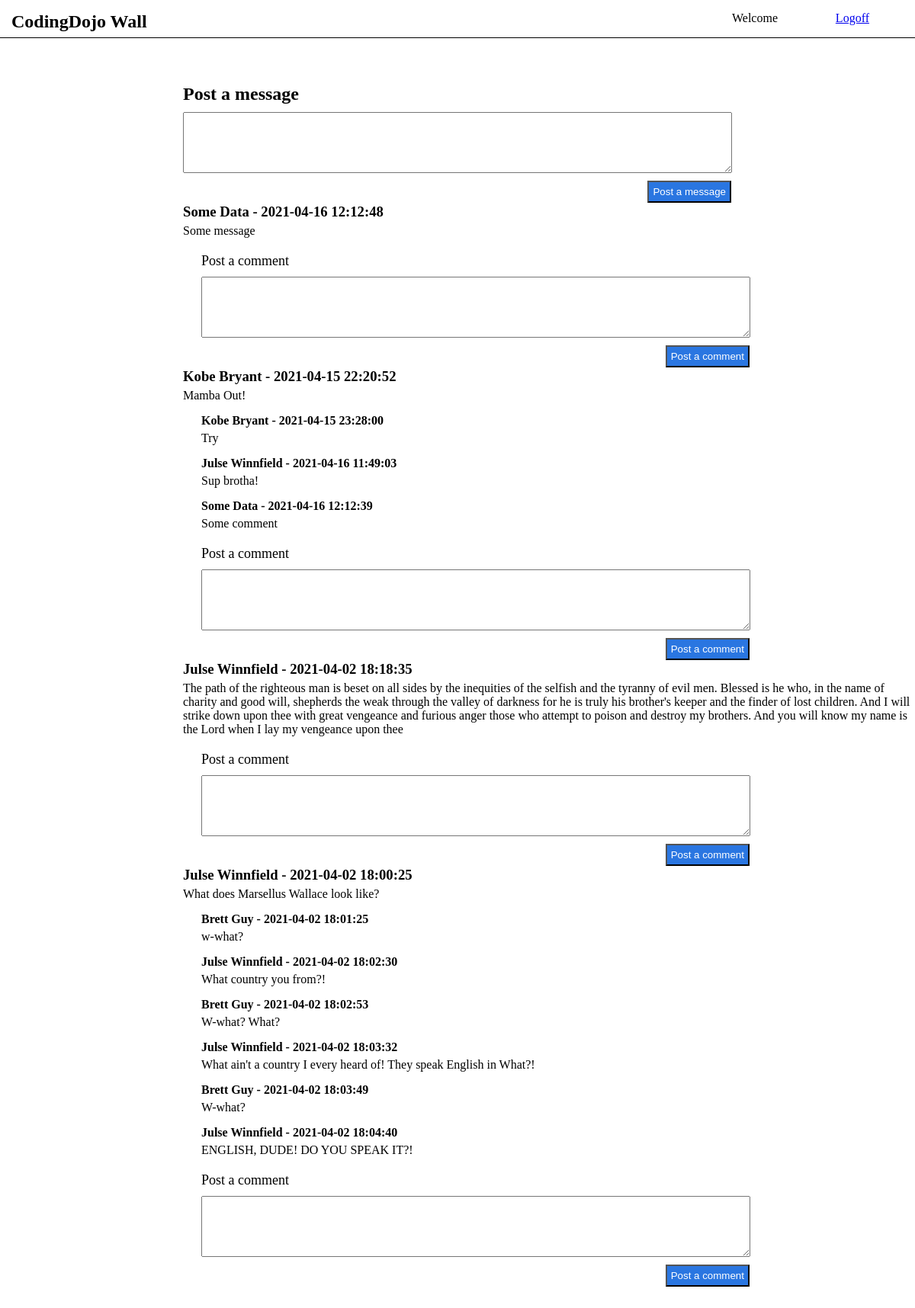
Screenshot of /index.php/wall with the database file from the repository.
### tables this page shows
CREATE TABLE `messages` (
  `id` int NOT NULL AUTO_INCREMENT,
  `user_id` int NOT NULL,
  `message` text,
  `created_at` datetime DEFAULT NULL,
  `updated_at` datetime DEFAULT NULL,
  PRIMARY KEY (`id`),
  KEY `fk_messages_users_idx` (`user_id`),
  CONSTRAINT `fk_messages_users` FOREIGN KEY (`user_id`) REFERENCES `users` (`id`)
);

CREATE TABLE `comments` (
  `id` int NOT NULL AUTO_INCREMENT,
  `message_id` int NOT NULL,
  `user_id` int NOT NULL,
  `comment` text,
  `created_at` datetime DEFAULT NULL,
  `updated_at` datetime DEFAULT NULL,
  PRIMARY KEY (`id`),
  KEY `fk_comments_messages1_idx` (`message_id`),
  KEY `fk_comments_users1_idx` (`user_id`),
  CONSTRAINT `fk_comments_messages1` FOREIGN KEY (`message_id`) REFERENCES `messages` (`id`),
  CONSTRAINT `fk_comments_users1` FOREIGN KEY (`user_id`) REFERENCES `users` (`id`)
);

### application/controllers/Wall.php (called while the page is built, shortened)
<?php
    class Wall extends CI_Controller {
        public function index(){
            $user_messages = $this->Message->get_messages();
            $inbox = array();
            foreach($user_messages as $user_message){
                $comments = $this->Comment->get_comments_from_message_id($user_message['message_id']);
                $user_message["comments"] = $comments;
                $inbox[] = $user_message;
            }
            $param = array("first_name"=>$this->session->userdata('first_name'), "inbox"=>$inbox);
            $this->load->view('wall/show',$param);
        }
    }
?>

### index.php (called while the page is built, shortened)
<?php
require_once BASEPATH.'core/CodeIgniter.php';

### application/models/Message.php (called while the page is built, shortened)
<?php
    class Message extends CI_Model {
        public function get_messages() {
            $query = 'SELECT messages.id AS message_id, message AS message_content,
            messages.created_at AS message_date, CONCAT(first_name," ",last_name) AS message_sender_name
            FROM messages LEFT JOIN users u1 on messages.user_id=u1.id
            ORDER BY messages.created_at DESC';
            return $this->db->query($query)->result_array();
        }
    }
?>

### application/models/Comment.php (called while the page is built, shortened)
<?php
class Comment extends CI_Model {
    public function get_comments_from_message_id($message_id)
    {
        $safe_message_id = $this->security->xss_clean($message_id);
        $query = "SELECT comments.message_id,
            CONCAT(first_name,' ',last_name) AS comment_sender_name,
            comment AS comment_content, comments.created_at AS comment_date
            FROM comments LEFT JOIN users u1 on comments.user_id=u1.id
            WHERE comments.message_id=? ORDER BY 4";
        return $this->db->query($query, $safe_message_id)->result_array();
    }
}

### application/views/wall/show.php (the view, shortened to what this page needs)
<!DOCTYPE html>
<html lang="en">
    <head>
        <link rel="stylesheet" href="<?=base_url();?>assets/css/wall_style.css"/>
    </head>
    <body>
        <nav>
            <h1>CodingDojo Wall</h1>
            <p>Welcome <?=$first_name?></p>
            <a href="<?=base_url();?>logoff">Logoff</a>
        </nav>
        <h2>Post a message</h2>
        <form action="<?=base_url();?>wall/add_message" method="post">
            <textarea name="message_input"></textarea>
            <input type="submit" value="Post a message"/>
        </form>
<?php
        foreach($inbox as $message) {
?>
            <h3><?=$message["message_sender_name"]?> - <?=$message["message_date"]?></h3>
            <p><?=$message["message_content"]?></p>
<?php       foreach($message['comments'] as $comment) {
?>              <h4><?=$comment['comment_sender_name']?> - <?=$comment['comment_date']?></h4>
                <p><?=$comment['comment_content']?></p>
<?php       }
?>          <form action="<?=base_url();?>wall/add_comment" method="post" class="comment_form">
                <label for="comment_input">Post a comment</label>
                <textarea name="comment_input"></textarea>
                <input type="submit" value="Post a comment"/>
            </form>
<?php   }
?>
    </body>
</html>

### assets/css/wall_style.css (style rules this page uses)
*, *:before, *:after { margin: 0px; padding: 0px; box-sizing: border-box; }
nav { height: 50px; width: 100%; padding: 15px; position: relative; border-bottom: 1px solid black; }
nav * { display:inline-block; vertical-align: top; }
nav p { position: absolute; right: 15%; }
nav a { position: absolute; right: 5%; }
form * { display: block; margin-top: 10px; }
h2 { margin-left: 20%; margin-top:5%; }
form { width: 60%; margin: 10px 20% 40px 20%; position: relative; }
form textarea { width:100%; height: 80px; }
form input[type="submit"] { position: absolute; right: 1px; background-color: #2A76E1; padding: 5px; }
textarea { width:350px; height:100px; }
input[type="submit"] { display: block; background-color: blue; color: white; margin-top: 10px; }
form.comment_form { margin-left: 22%; margin-top:10px; }
form.comment_form label { margin-top: 20px; font-size: 18px; }
body h3, body p { margin-left: 20%; }
body h3 + p, body h4 + p { margin-top:5px; }
body h4 { margin-top: 15px; }
body h4, body h4 + p { margin-left: 22%; }
form:last-child { margin-bottom: 100px; }

### rows the page displays
messages: message_sender_name "Some Data", created_at "2021-04-16 12:12:48", message "Some message"
messages: message_sender_name "Kobe Bryant", created_at "2021-04-15 22:20:52", message "Mamba Out!"
comments: comment_sender_name "Kobe Bryant", created_at "2021-04-15 23:28:00", comment "Try"
comments: comment_sender_name "Julse Winnfield", created_at "2021-04-16 11:49:03", comment "Sup brotha!"
comments: comment_sender_name "Some Data", created_at "2021-04-16 12:12:39", comment "Some comment"
messages: message_sender_name "Julse Winnfield", created_at "2021-04-02 18:18:35", message "The path of the righteous man is beset on all sides by the inequities of the selfish and the tyranny of evil men. Blessed is he who, in the name of charity and good will, shepherds the weak through the valley of darkness for he is truly his brother's keeper and the finder of lost children. And I will strike down upon thee with great vengeance and furious anger those who attempt to poison and destroy my brothers. And you will know my name is the Lord when I lay my vengeance upon thee"
messages: message_sender_name "Julse Winnfield", created_at "2021-04-02 18:00:25", message "What does Marsellus Wallace look like?"
comments: comment_sender_name "Brett Guy", created_at "2021-04-02 18:01:25", comment "w-what?"
comments: comment_sender_name "Julse Winnfield", created_at "2021-04-02 18:02:30", comment "What country you from?!"
comments: comment_sender_name "Brett Guy", created_at "2021-04-02 18:02:53", comment "W-what? What?"
comments: comment_sender_name "Julse Winnfield", created_at "2021-04-02 18:03:32", comment "What ain't a country I every heard of! They speak English in What?!"
comments: comment_sender_name "Brett Guy", created_at "2021-04-02 18:03:49", comment "W-what?"
comments: comment_sender_name "Julse Winnfield", created_at "2021-04-02 18:04:40", comment "ENGLISH, DUDE! DO YOU SPEAK IT?!"
